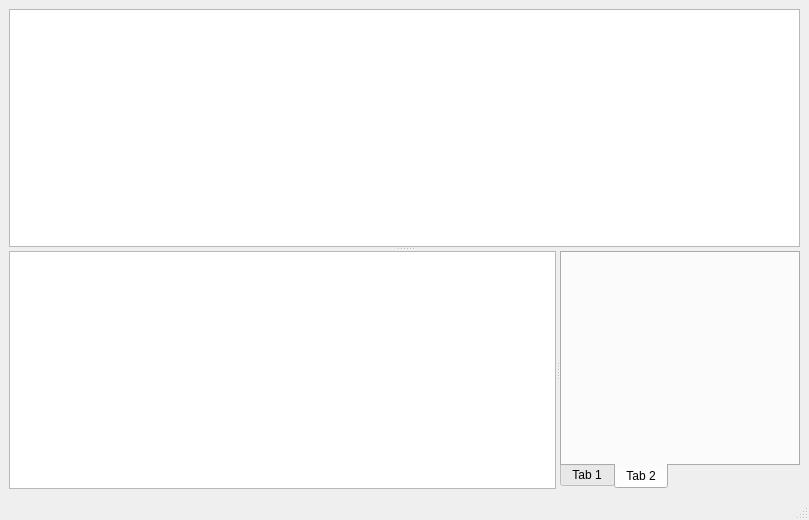
<?xml version="1.0" encoding="UTF-8"?>
<ui version="4.0">
 <class>MainWindow</class>
 <widget class="QMainWindow" name="MainWindow">
  <property name="geometry">
   <rect>
    <x>0</x>
    <y>0</y>
    <width>809</width>
    <height>520</height>
   </rect>
  </property>
  <property name="windowTitle">
   <string>MainWindow</string>
  </property>
  <widget class="QWidget" name="centralwidget">
   <property name="minimumSize">
    <size>
     <width>800</width>
     <height>0</height>
    </size>
   </property>
   <layout class="QGridLayout" name="gridLayout">
    <item row="0" column="0">
     <widget class="QSplitter" name="vsplit">
      <property name="orientation">
       <enum>Qt::Vertical</enum>
      </property>
      <widget class="QTreeView" name="pktList"/>
      <widget class="QSplitter" name="hsplit">
       <property name="orientation">
        <enum>Qt::Horizontal</enum>
       </property>
       <widget class="QTreeView" name="protoTree"/>
       <widget class="ByteViewTab" name="byteView">
        <property name="tabPosition">
         <enum>QTabWidget::South</enum>
        </property>
        <property name="currentIndex">
         <number>1</number>
        </property>
        <widget class="QWidget" name="tab">
         <attribute name="title">
          <string>Tab 1</string>
         </attribute>
        </widget>
        <widget class="QWidget" name="tab_2">
         <attribute name="title">
          <string>Tab 2</string>
         </attribute>
        </widget>
       </widget>
      </widget>
     </widget>
    </item>
   </layout>
  </widget>
  <widget class="QMenuBar" name="menubar">
   <property name="geometry">
    <rect>
     <x>0</x>
     <y>0</y>
     <width>809</width>
     <height>37</height>
    </rect>
   </property>
  </widget>
  <widget class="QStatusBar" name="statusbar"/>
 </widget>
 <customwidgets>
  <customwidget>
   <class>ByteViewTab</class>
   <extends>QTabWidget</extends>
   <header>ByteViewTab.h</header>
   <container>1</container>
  </customwidget>
 </customwidgets>
 <resources/>
 <connections/>
</ui>
